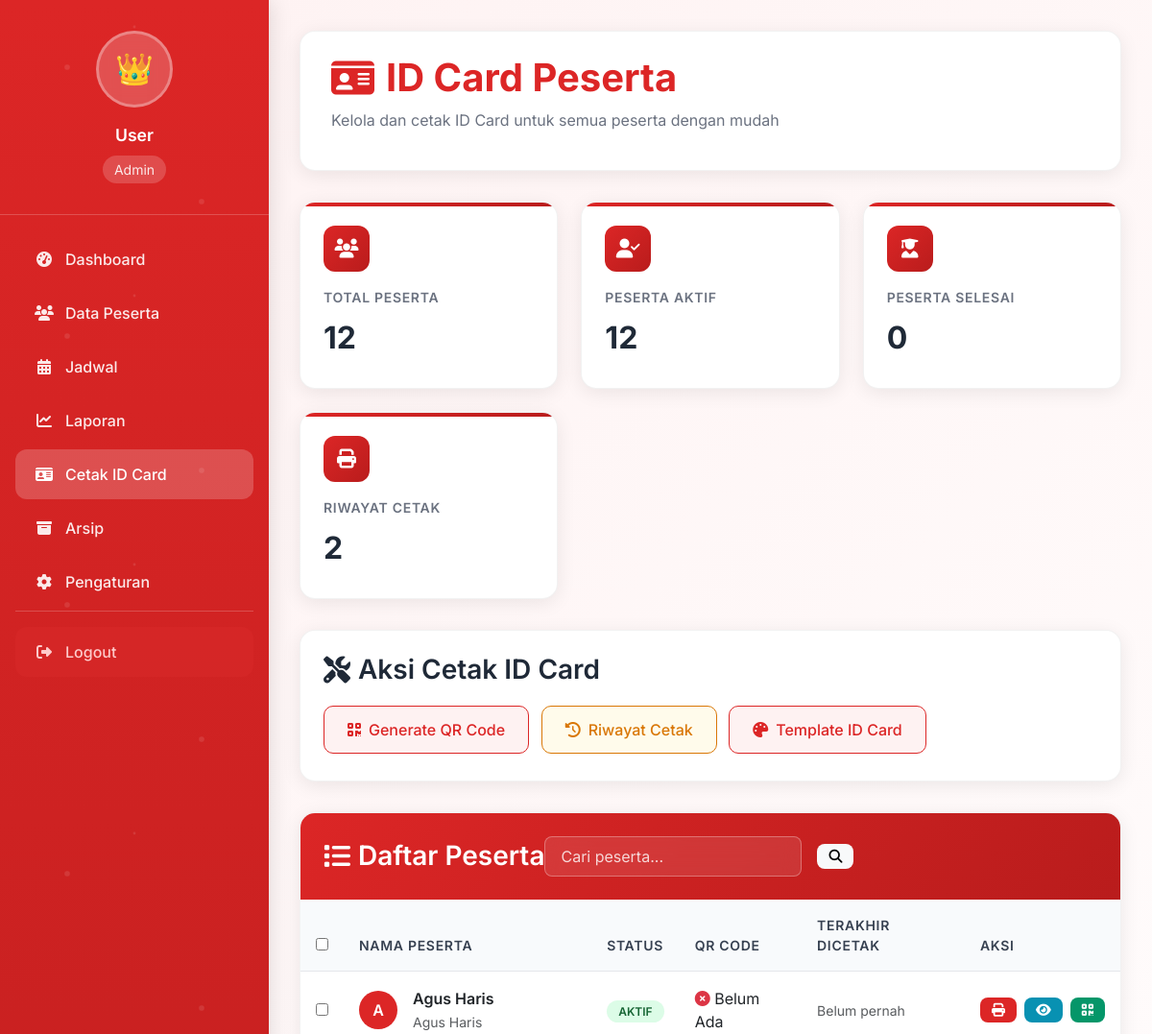
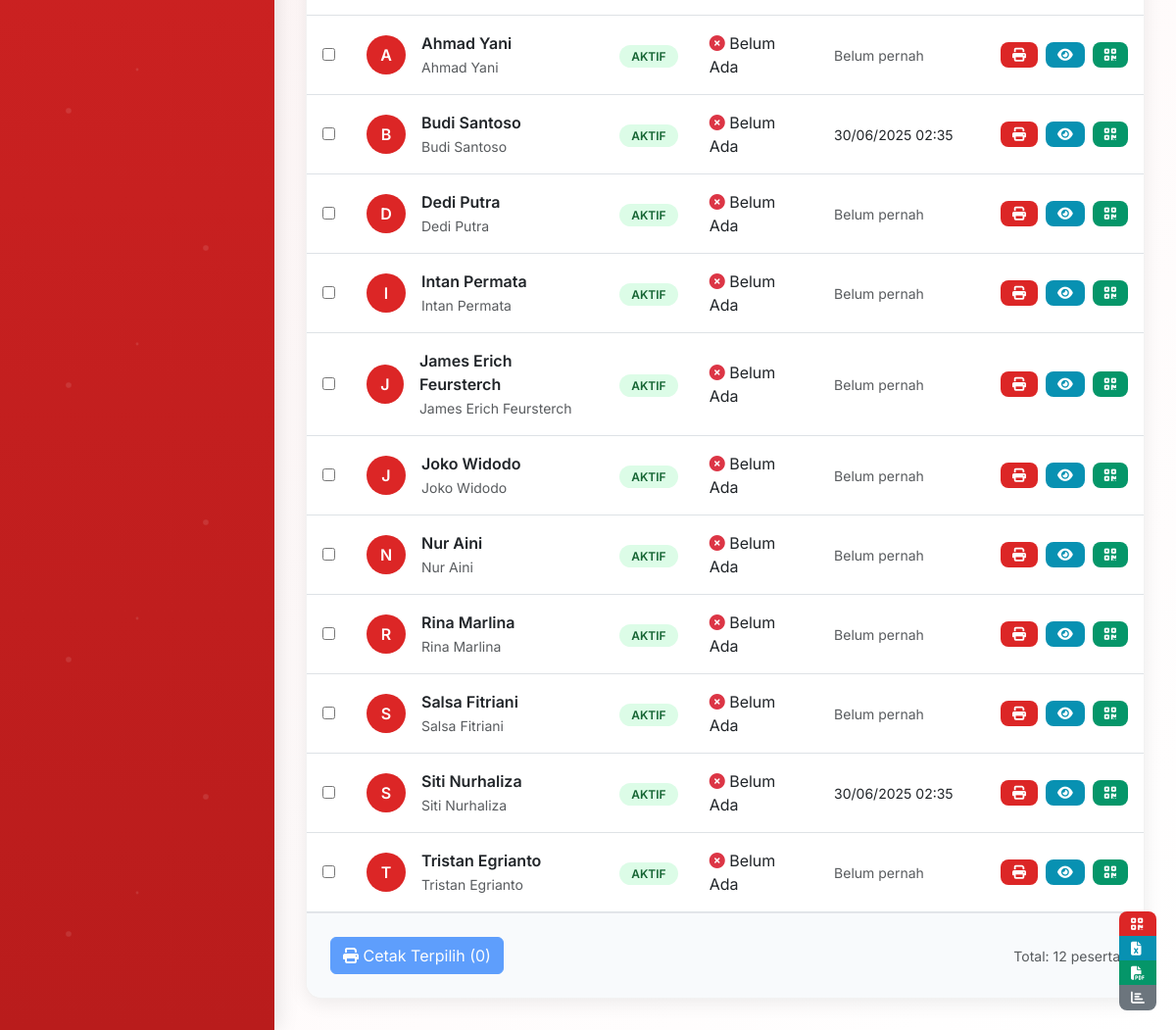
Screenshot of /idcard.php (signed in) with the database file from the repository (2 pictures, top to bottom).
### tables this page shows
CREATE TABLE IF NOT EXISTS peserta (
    id INT AUTO_INCREMENT PRIMARY KEY,
    nama VARCHAR(100) NOT NULL,
    institusi_id INT,
    user_id INT,
    status ENUM('aktif','selesai','verifikasi') DEFAULT 'aktif',
    mulai DATE DEFAULT NULL,
    selesai DATE DEFAULT NULL,
    foto VARCHAR(120) DEFAULT NULL,
    created_at TIMESTAMP DEFAULT CURRENT_TIMESTAMP,
    updated_at TIMESTAMP DEFAULT CURRENT_TIMESTAMP ON UPDATE CURRENT_TIMESTAMP,
    FOREIGN KEY (institusi_id) REFERENCES institusi(id),
    FOREIGN KEY (user_id) REFERENCES users(id)
);

CREATE TABLE IF NOT EXISTS users (
    id INT AUTO_INCREMENT PRIMARY KEY,
    nama VARCHAR(100) NOT NULL,
    email VARCHAR(100) NOT NULL UNIQUE,
    password VARCHAR(255) NOT NULL,
    role ENUM('admin','pembimbing','user') NOT NULL DEFAULT 'user',
    created_at TIMESTAMP DEFAULT CURRENT_TIMESTAMP,
    updated_at TIMESTAMP DEFAULT CURRENT_TIMESTAMP ON UPDATE CURRENT_TIMESTAMP
);

CREATE TABLE IF NOT EXISTS riwayat_cetak_idcard (
    id INT AUTO_INCREMENT PRIMARY KEY,
    peserta_id INT NOT NULL,
    user_id INT NOT NULL,  
    jumlah INT NOT NULL DEFAULT 1,
    created_at TIMESTAMP DEFAULT CURRENT_TIMESTAMP,
    FOREIGN KEY (peserta_id) REFERENCES peserta(id),
    FOREIGN KEY (user_id) REFERENCES users(id)
);

### idcard.php (the view, shortened to what this page needs)
<?php
include "config/db.php";
$role = $_SESSION['user']['role'];
$userName = $_SESSION['user']['name'] ?? 'User';
$roleIcons = [
    'admin' => '👑',
    'pembimbing' => '👨‍🏫',
    'user' => '👨‍🎓'
];
$peserta = mysqli_query($conn, "SELECT p.*, u.nama as nama_user FROM peserta p JOIN users u ON p.user_id=u.id ORDER BY p.nama ASC");
if ($peserta) {
    $totalPeserta = mysqli_num_rows($peserta);
} else {
    $totalPeserta = 0;
    echo "Error in peserta query: " . mysqli_error($conn);
}
$pesertaAktifQuery = mysqli_query($conn, "SELECT * FROM peserta WHERE status='aktif'");
$pesertaAktif = $pesertaAktifQuery ? mysqli_num_rows($pesertaAktifQuery) : 0;
$pesertaSelesaiQuery = mysqli_query($conn, "SELECT * FROM peserta WHERE status='selesai'");
$pesertaSelesai = $pesertaSelesaiQuery ? mysqli_num_rows($pesertaSelesaiQuery) : 0;
$riwayatCetakQuery = mysqli_query($conn, "SELECT * FROM riwayat_cetak_idcard");
$riwayatCetak = $riwayatCetakQuery ? mysqli_num_rows($riwayatCetakQuery) : 0;
?>
<!DOCTYPE html>
<html lang="id">
<head>
    <link href="https://cdn.jsdelivr.net/npm/bootstrap@5.3.0/dist/css/bootstrap.min.css" rel="stylesheet">
    <link href="https://cdnjs.cloudflare.com/ajax/libs/font-awesome/6.4.0/css/all.min.css" rel="stylesheet">
</head>
<body>
    <div class="dashboard-container">
        <nav class="sidebar">
            <div class="user-profile">
                <div class="user-avatar">
                    <?= $roleIcons[$role] ?>
                </div>
                <div class="user-name"><?= htmlspecialchars($userName) ?></div>
                <div class="user-role"><?= ucfirst($role) ?></div>
            </div>
            <div class="nav-menu">
                <div class="nav-item">
                    <a class="nav-link" href="dashboard.php">
                        <i class="fas fa-tachometer-alt"></i>
                        Dashboard
                    </a>
                </div>
                <?php if ($role == 'admin'): ?>
                    <div class="nav-item">
                        <a class="nav-link" href="peserta.php">
                            <i class="fas fa-users"></i>
                            Data Peserta
                        </a>
                    </div>
                    <div class="nav-item">
                        <a class="nav-link" href="jadwal.php">
                            <i class="fas fa-calendar-alt"></i>
                            Jadwal
                        </a>
                    </div>
                    <div class="nav-item">
                        <a class="nav-link" href="laporan.php">
                            <i class="fas fa-chart-line"></i>
                            Laporan
                        </a>
                    </div>
                    <div class="nav-item">
                        <a class="nav-link active" href="idcard.php">
                            <i class="fas fa-id-card"></i>
                            Cetak ID Card
                        </a>
                    </div>
                    <div class="nav-item">
                        <a class="nav-link" href="arsip.php">
                            <i class="fas fa-archive"></i>
                            Arsip
                        </a>
                    </div>
                    <div class="nav-item">
                        <a class="nav-link" href="settings.php">
                            <i class="fas fa-cog"></i>
                            Pengaturan
                        </a>
                    </div>
                <?php endif; ?>
                <div class="nav-item logout-link">
                    <a class="nav-link" href="logout.php">
                        <i class="fas fa-sign-out-alt"></i>
                        Logout
                    </a>
                </div>
            </div>
        </nav>
        <main class="main-content">
            <div class="header">
                <h1>
                    <i class="fas fa-id-card"></i>
                    ID Card Peserta
                </h1>
                <p class="subtitle">Kelola dan cetak ID Card untuk semua peserta dengan mudah</p>
            </div>
            <div class="stats-grid">
                <div class="stat-card">
                    <div class="stat-icon">
                        <i class="fas fa-users"></i>
                    </div>
                    <div class="stat-title">Total Peserta</div>
                    <div class="stat-value"><?= $totalPeserta ?></div>
                </div>
                <div class="stat-card">
                    <div class="stat-icon">
                        <i class="fas fa-user-check"></i>
                    </div>
                    <div class="stat-title">Peserta Aktif</div>
                    <div class="stat-value"><?= $pesertaAktif ?></div>
                </div>
                <div class="stat-card">
                    <div class="stat-icon">
                        <i class="fas fa-user-graduate"></i>
                    </div>
                    <div class="stat-title">Peserta Selesai</div>
                    <div class="stat-value"><?= $pesertaSelesai ?></div>
                </div>
                <div class="stat-card">
                    <div class="stat-icon">
                        <i class="fas fa-print"></i>
                    </div>
                    <div class="stat-title">Riwayat Cetak</div>
                    <div class="stat-value"><?= $riwayatCetak ?></div>
                </div>
            </div>
            <div class="actions-section">
                <h3>
                    <i class="fas fa-tools"></i>
                    Aksi Cetak ID Card
                </h3>
                <div>
                    <a href="generate_qr.php" class="action-btn">
                        <i class="fas fa-qrcode"></i>
                        Generate QR Code
                    </a>
                    <a href="riwayat_cetak.php" class="action-btn warning">
                        <i class="fas fa-history"></i>
                        Riwayat Cetak
                    </a>
                    <a href="template_idcard.php" class="action-btn">
                        <i class="fas fa-palette"></i>
                        Template ID Card
                    </a>
                </div>
            </div>
            <div class="table-container">
                <div class="table-header">
                    <h3>
                        <i class="fas fa-list"></i>
                        Daftar Peserta
                    </h3>
                    <div class="search-box">
                        <input type="text" class="search-input" placeholder="Cari peserta..." id="searchInput">
                        <button class="btn btn-light btn-sm" onclick="searchPeserta()">
                            <i class="fas fa-search"></i>
                        </button>
                    </div>
                </div>
                <div class="table-responsive">
                    <table class="table">
                        <thead>
                            <tr>
                                <th>
                                    <input type="checkbox" id="selectAll" onchange="toggleAllCheckbox()">
                                </th>
                                <th>Nama Peserta</th>
                                <th>Status</th>
                                <th>QR Code</th>
                                <th>Terakhir Dicetak</th>
                                <th>Aksi</th>
                            </tr>
                        </thead>
                      <tbody id="pesertaTable">
                            <?php
                            if ($peserta && mysqli_num_rows($peserta) > 0) {
                                mysqli_data_seek($peserta, 0);
                                while($p = mysqli_fetch_assoc($peserta)):
                                    $lastPrintQuery = mysqli_query($conn, "SELECT created_at FROM riwayat_cetak_idcard WHERE peserta_id = '".$p['id']."' ORDER BY created_at DESC LIMIT 1");
                                    $lastPrintData = null;
                                    if ($lastPrintQuery) {
                                        $lastPrintData = mysqli_fetch_assoc($lastPrintQuery);
                                    }
                            ?>
                            <tr>
                                <td>
                                    <input type="checkbox" name="selected_peserta[]" value="<?= $p['id'] ?>" class="peserta-checkbox">
                                </td>
                                <td>
                                    <div class="d-flex align-items-center">
                                        <div class="avatar-sm me-3" style="width: 40px; height: 40px; background: var(--primary-color); color: white; border-radius: 50%; display: flex; align-items: center; justify-content: center; font-weight: 600;">
                                            <?= strtoupper(substr($p['nama'], 0, 1)) ?>
                                        </div>
                                        <div>
                                            <div class="fw-semibold"><?= htmlspecialchars($p['nama']) ?></div>
                                            <small class="text-muted"><?= htmlspecialchars($p['nama_user'] ?? 'N/A') ?></small>
                                        </div>
                                    </div>
                                </td>
                                <td>
                                    <span class="status-badge status-<?= $p['status'] ?>">
                                        <?= ucfirst($p['status']) ?>
                                    </span>
                                </td>
                                <td>
                                    <?php if(file_exists("qr_codes/peserta_".$p['id'].".png")): ?>
                                        <i class="fas fa-check-circle text-success"></i> Tersedia
                                    <?php else: ?>
                                        <i class="fas fa-times-circle text-danger"></i> Belum Ada
                                    <?php endif; ?>
                                </td>
                                <td>
                                    <?php if($lastPrintData && isset($lastPrintData['created_at'])): ?>
                                        <small><?= date('d/m/Y H:i', strtotime($lastPrintData['created_at'])) ?></small>
                                    <?php else: ?>
                                        <small class="text-muted">Belum pernah</small>
                                    <?php endif; ?>
                                </td>
                                <td>
                                    <div class="action-group">
                                        <a href="print_idcard.php?id=<?= $p['id'] ?>" target="_blank" class="btn-sm btn-primary" title="Cetak Satuan">
                                            <i class="fas fa-print"></i>
                                        </a>
                                        <a href="preview_idcard.php?id=<?= $p['id'] ?>" class="btn-sm btn-info" title="Preview">
                                            <i class="fas fa-eye"></i>
                                        </a>
                                        <a href="generate_qr.php?id=<?= $p['id'] ?>" class="btn-sm btn-success" title="Generate QR">
                                            <i class="fas fa-qrcode"></i>
                                        </a>
                                    </div>
                                </td>
                            </tr>
                            <?php
                                endwhile;
                            } else {
                                echo "<tr><td colspan='6' class='text-center text-muted'>Tidak ada data peserta atau terjadi kesalahan query</td></tr>";
                            }
                            ?>
                        </tbody>
                    </table>
                </div>
                <div class="pagination-wrapper">
                    <div class="d-flex justify-content-between align-items-center">
                        <div>
                            <button class="btn btn-primary" onclick="cetakTerpilih()" id="btnCetakTerpilih" disabled>
                                <i class="fas fa-print"></i>
                                Cetak Terpilih (<span id="jumlahTerpilih">0</span>)
                            </button>
                        </div>
                        <div>
                            <small class="text-muted">Total: <?= $totalPeserta ?> peserta</small>
                        </div>
                    </div>
                </div>
            </div>
        </main>
    </div>
    <div style="position: fixed; bottom: 20px; right: 20px; z-index: 1000;">
        <div class="btn-group-vertical" role="group">
            <button type="button" class="btn btn-primary btn-sm" onclick="bulkGenerateQR()" title="Bulk Generate QR">
                <i class="fas fa-qrcode"></i>
            </button>
            <button type="button" class="btn btn-info btn-sm" onclick="exportToExcel()" title="Export ke Excel">
                <i class="fas fa-file-excel"></i>
            </button>
            <button type="button" class="btn btn-success btn-sm" onclick="exportToPDF()" title="Export ke PDF">
                <i class="fas fa-file-pdf"></i>
            </button>
            <button type="button" class="btn btn-secondary btn-sm" onclick="printStatistics()" title="Print Statistik">
                <i class="fas fa-chart-bar"></i>
            </button>
        </div>
    </div>
    <div class="toast-container position-fixed bottom-0 end-0 p-3">
    </div>
</body>
</html>

### rows the page displays
peserta: nama "A", nama "Agus Haris", user.nama "Agus Haris", status "AKTIF", shows "Belum Ada", shows "Belum pernah"
peserta: nama "A", nama "Ahmad Yani", user.nama "Ahmad Yani", status "AKTIF", shows "Belum Ada", shows "Belum pernah"
peserta: nama "B", nama "Budi Santoso", user.nama "Budi Santoso", status "AKTIF", shows "Belum Ada", riwayat_cetak_idcard.created_at "30/06/2025 02:35"
peserta: nama "D", nama "Dedi Putra", user.nama "Dedi Putra", status "AKTIF", shows "Belum Ada", shows "Belum pernah"
peserta: nama "I", nama "Intan Permata", user.nama "Intan Permata", status "AKTIF", shows "Belum Ada", shows "Belum pernah"
peserta: nama "J", nama "James Erich Feursterch", user.nama "James Erich Feursterch", status "AKTIF", shows "Belum Ada", shows "Belum pernah"
peserta: nama "J", nama "Joko Widodo", user.nama "Joko Widodo", status "AKTIF", shows "Belum Ada", shows "Belum pernah"
peserta: nama "N", nama "Nur Aini", user.nama "Nur Aini", status "AKTIF", shows "Belum Ada", shows "Belum pernah"
peserta: nama "R", nama "Rina Marlina", user.nama "Rina Marlina", status "AKTIF", shows "Belum Ada", shows "Belum pernah"
peserta: nama "S", nama "Salsa Fitriani", user.nama "Salsa Fitriani", status "AKTIF", shows "Belum Ada", shows "Belum pernah"
peserta: nama "S", nama "Siti Nurhaliza", user.nama "Siti Nurhaliza", status "AKTIF", shows "Belum Ada", riwayat_cetak_idcard.created_at "30/06/2025 02:35"
peserta: nama "T", nama "Tristan Egrianto", user.nama "Tristan Egrianto", status "AKTIF", shows "Belum Ada", shows "Belum pernah"

### other values shown
$roleIcons[$role] "👑"
$userName "User"
$role "Admin"
$totalPeserta "12"
$pesertaAktif "12"
$pesertaSelesai "0"
$riwayatCetak "2"
